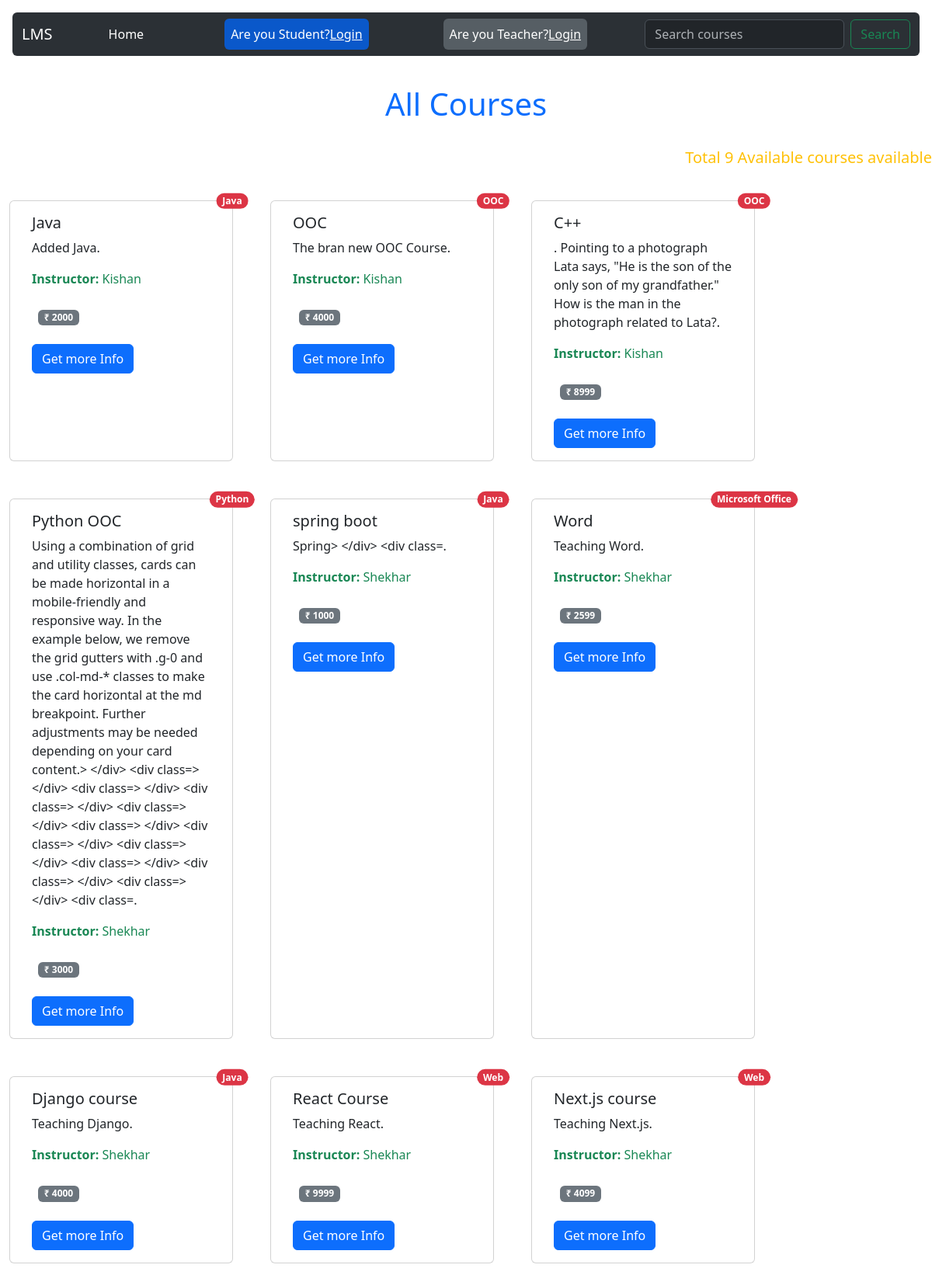
The page / on the database its author committed.
### base/models.py (models this page shows, shortened)
class Course(models.Model):
    courseName = models.CharField(max_length=200)
    teacher_id=models.ForeignKey(Teacher,on_delete=models.CASCADE)
    description=models.TextField()
    content=models.TextField()
    price=models.CharField(max_length=10)
    category=models.CharField(max_length=200)

class Teacher(models.Model):
    name = models.CharField(max_length=100)
    email = models.EmailField()
    password=models.CharField(max_length=50)
    phone = models.CharField(max_length=20, blank=True)
    address = models.TextField(blank=True)
    age=models.CharField(max_length=10)
    gender=models.CharField(max_length=20)
    def __str__(self):
        return self.name

### base/views.py (the view)
# urls.py: path('',views.home,name="home"),
def home(request):
    if request.GET.get('q') != None:
        q = request.GET.get('q')
        course = Course.objects.filter(courseName__icontains=q)
    else:
        course = Course.objects.all()
        q = "All"
    context = {'course': course, 'q': q}
    return render(request, 'base/home.html', context)

### base/templates/base/home.html (shortened to what this page needs)
{% extends 'main.html' %}
{% block content %}
<p class="text-center text-primary fs-1 my-4" style="padding-top: 5rem;">{{q}} Courses</p>
<p class="text-end text-warning fs-5" >Total {{course.count}} Available courses available</p>
    <div class="row">
        {% for c in course %}
        <div class="card m-4" style="width: 18rem;">
            <span class="position-absolute top-0 start-100 translate-middle badge rounded-pill bg-danger">
                {{c.category}}
              </span>
            <div class="card-body">
                <h5 class="card-title">{{c.courseName}}</h5>
                <p class="card-text">{{c.description}}.</p>
                <span class="ml-5 text-success"><b>Instructor:</b> {{c.teacher_id}}</span>
                <div class="my-3 p-2">
                    <span class="badge text-bg-secondary">&#8377; {{c.price}}</span>
                </div>
                <a class="btn btn-primary" href="{% url 'course' c.id %}">Get more Info</a>
            </div>
        </div>
        {% endfor %}
    </div>
{% endblock content %}

### rows shown on the page
Course: category "Java", courseName "Java", description "Added Java", teacher_id "Kishan", price "2000"
Course: category "OOC", courseName "OOC", description "The bran new OOC Course", teacher_id "Kishan", price "4000"
Course: category "OOC", courseName "C++", description ". Pointing to a photograph Lata says, \"He is the son of the only son of my grandfather.\" How is the man in the photograph related to Lata?", teacher_id "Kishan", price "8999"
Course: category "Python", courseName "Python OOC", description "Using a combination of grid and utility classes, cards can be made horizontal in a mobile-friendly and responsive way. In the example below, we remove the grid gutters with .g-0 and use .col-md-* classes to make the card horizontal at the md breakpoint. Further adjustments may be needed depending on your card content.> </div> <div class=> </div> <div class=> </div> <div class=> </div> <div class=> </div> <div class=> </div> <div class=> </div> <div class=> </div> <div class=> </div> <div class=> </div> <div class=> </div> <div class=", teacher_id "Shekhar", price "3000"
Course: category "Java", courseName "spring boot", description "Spring> </div> <div class=", teacher_id "Shekhar", price "1000"
Course: category "Microsoft Office", courseName "Word", description "Teaching Word", teacher_id "Shekhar", price "2599"
Course: category "Java", courseName "Django course", description "Teaching Django", teacher_id "Shekhar", price "4000"
Course: category "Web", courseName "React Course", description "Teaching React", teacher_id "Shekhar", price "9999"
Course: category "Web", courseName "Next.js course", description "Teaching Next.js", teacher_id "Shekhar", price "4099"

### other values the page prints
{{ q }} "All"
{{ course.count }} "9"
